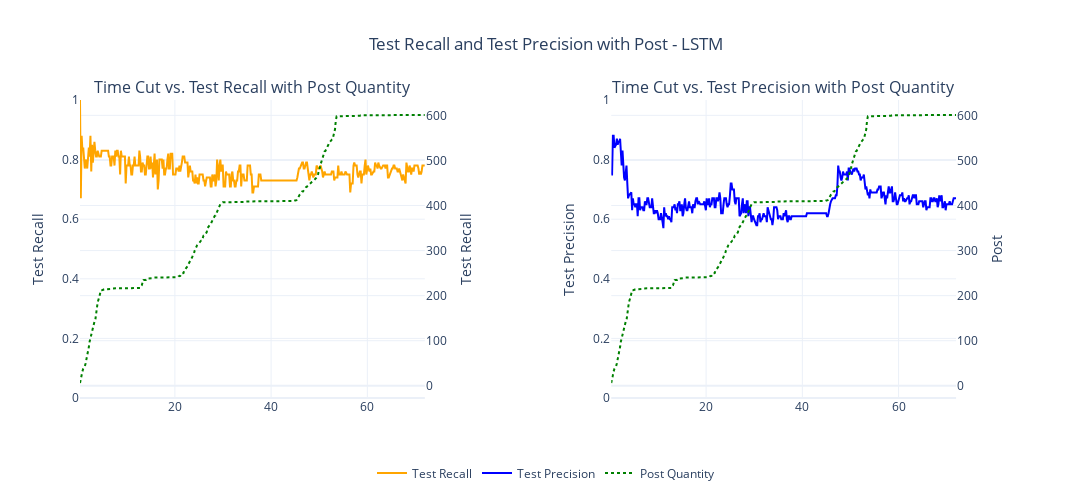

Write notebook code for a chart like this one.
### Code cell
import plotly.graph_objects as go
from plotly.subplots import make_subplots

# Create a subplot figure with 1 row and 2 columns
fig = make_subplots(
    rows=1, cols=2,
    subplot_titles=["Time Cut vs. Test Recall with Post Quantity", "Time Cut vs. Test Precision with Post Quantity"],
    specs=[[{"secondary_y": True}, {"secondary_y": True}]]
)

# First chart: Time Cut vs Test Recall
fig.add_trace(
    go.Scatter(
        x=df_lstm_smote['time_cut_hours'],
        y=df_lstm_smote['metrics.test_recall'],
        mode='lines',
        name='Test Recall',
        line=dict(color='Orange')
    ),
    row=1, col=1
)

# Second chart: Time Cut vs Test Precision with Post
fig.add_trace(
    go.Scatter(
        x=df_lstm_smote['time_cut_hours'],
        y=df_lstm_smote['metrics.test_precision'],
        mode='lines',
        name='Test Precision',
        line=dict(color='blue')
    ),
    row=1, col=2, secondary_y=False
)

# Adding Post Quantity to both subplots
fig.add_trace(
    go.Scatter(
        x=df_lstm_smote['time_cut_hours'],
        y=df_lstm_smote['post'],
        mode='lines',
        name='Post Quantity',
        line=dict(color='green', dash='dot')
    ),
    row=1, col=1, secondary_y=True
)

fig.add_trace(
    go.Scatter(
        x=df_lstm_smote['time_cut_hours'],
        y=df_lstm_smote['post'],
        mode='lines',
        name='Post Quantity',
        line=dict(color='green', dash='dot'),
        showlegend=False
    ),
    row=1, col=2, secondary_y=True
)

# Update layout
fig.update_layout(
    title="Test Recall and Test Precision with Post - LSTM",
    title_x=0.5,  # Center the main title,
    template='plotly_white',
    legend=dict(orientation="h", yanchor="bottom", y=-0.3, xanchor="center", x=0.5),
    width=1100,  # Set the width
    height=500,  # Set the height
)

# Update Y-axis titles for both subplots
fig.update_yaxes(title_text="Test Recall", row=1, col=1)
fig.update_yaxes(title_text="Test Precision", secondary_y=False, row=1, col=2)
fig.update_yaxes(title_text="Post", secondary_y=True, row=1, col=2)

# Update the left Y-axis range for both subplots (if needed)
fig.update_yaxes(range=[0, 1], row=1, col=1,secondary_y=False)  # Adjust range for the left Y-axis of the first chart
fig.update_yaxes(range=[0, 1], row=1, col=2,secondary_y=False)  # Adjust range for the left Y-axis of the second chart

# Display the plot
fig.show()

### Figure 1 — Plotly figure (JSON) as saved in the notebook; plotly's stock layout.template omitted (floating-point values rounded to 4 significant figures; data arrays with more than 128 entries replaced by an {"elided": "..."} marker saying what was removed)
{"data": [{"line": {"color": "Orange"}, "mode": "lines", "name": "Test Recall", "type": "scatter", "x": {"elided": "430 float values"}, "xaxis": "x", "y": {"elided": "430 float values"}, "yaxis": "y"}, {"line": {"color": "blue"}, "mode": "lines", "name": "Test Precision", "type": "scatter", "x": {"elided": "430 float values"}, "xaxis": "x2", "y": {"elided": "430 float values"}, "yaxis": "y3"}, {"line": {"color": "green", "dash": "dot"}, "mode": "lines", "name": "Post Quantity", "type": "scatter", "x": {"elided": "430 float values"}, "xaxis": "x", "y": {"elided": "430 int values"}, "yaxis": "y2"}, {"line": {"color": "green", "dash": "dot"}, "mode": "lines", "name": "Post Quantity", "showlegend": false, "type": "scatter", "x": {"elided": "430 float values"}, "xaxis": "x2", "y": {"elided": "430 int values"}, "yaxis": "y4"}], "layout": {"annotations": [{"font": {"size": 16}, "showarrow": false, "text": "Time Cut vs. Test Recall with Post Quantity", "x": 0.185, "xanchor": "center", "xref": "paper", "y": 1, "yanchor": "bottom", "yref": "paper"}, {"font": {"size": 16}, "showarrow": false, "text": "Time Cut vs. Test Precision with Post Quantity", "x": 0.755, "xanchor": "center", "xref": "paper", "y": 1, "yanchor": "bottom", "yref": "paper"}], "height": 500, "legend": {"orientation": "h", "x": 0.5, "xanchor": "center", "y": -0.3, "yanchor": "bottom"}, "title": {"text": "Test Recall and Test Precision with Post - LSTM", "x": 0.5}, "width": 1100, "xaxis": {"anchor": "y", "autorange": true, "domain": [0, 0.37], "range": [0.28, 71.95], "type": "linear"}, "xaxis2": {"anchor": "y3", "autorange": true, "domain": [0.57, 0.94], "range": [0.28, 71.95], "type": "linear"}, "yaxis": {"anchor": "x", "domain": [0, 1], "range": [0, 1], "title": {"text": "Test Recall"}, "type": "linear"}, "yaxis2": {"anchor": "x", "autorange": true, "overlaying": "y", "range": [-27.06, 634.1], "side": "right", "title": {"text": "Test Recall"}, "type": "linear"}, "yaxis3": {"anchor": "x2", "domain": [0, 1], "range": [0, 1], "title": {"text": "Test Precision"}, "type": "linear"}, "yaxis4": {"anchor": "x2", "autorange": true, "overlaying": "y3", "range": [-27.06, 634.1], "side": "right", "title": {"text": "Post"}, "type": "linear"}}}
